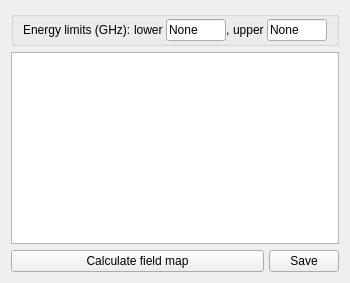
       <widget class="QWidget" name="tab_field1">
        <property name="enabled">
         <bool>true</bool>
        </property>
        <attribute name="title">
         <string>Field map of atom 1</string>
        </attribute>
        <layout class="QVBoxLayout" name="verticalLayout_10" stretch="0,1,0">
         <item>
          <widget class="QGroupBox" name="horizontalGroupBox_4">
           <property name="sizePolicy">
            <sizepolicy hsizetype="Preferred" vsizetype="Preferred">
             <horstretch>0</horstretch>
             <verstretch>0</verstretch>
            </sizepolicy>
           </property>
           <layout class="QHBoxLayout" name="horizontalLayout_18" stretch="0,0,0,0,1">
            <property name="spacing">
             <number>0</number>
            </property>
            <property name="topMargin">
             <number>2</number>
            </property>
            <property name="bottomMargin">
             <number>2</number>
            </property>
            <item>
             <widget class="QLabel" name="label_35">
              <property name="text">
               <string>Energy limits (GHz): </string>
              </property>
             </widget>
            </item>
            <item>
             <layout class="QFormLayout" name="formLayout_31">
              <property name="sizeConstraint">
               <enum>QLayout::SetMinimumSize</enum>
              </property>
              <property name="fieldGrowthPolicy">
               <enum>QFormLayout::ExpandingFieldsGrow</enum>
              </property>
              <property name="labelAlignment">
               <set>Qt::AlignLeading|Qt::AlignLeft|Qt::AlignVCenter</set>
              </property>
              <property name="formAlignment">
               <set>Qt::AlignLeading|Qt::AlignLeft|Qt::AlignTop</set>
              </property>
              <property name="horizontalSpacing">
               <number>0</number>
              </property>
              <property name="verticalSpacing">
               <number>0</number>
              </property>
              <item row="1" column="0">
               <widget class="QLabel" name="label_78">
                <property name="text">
                 <string>lower </string>
                </property>
                <property name="textFormat">
                 <enum>Qt::AutoText</enum>
                </property>
               </widget>
              </item>
              <item row="1" column="1">
               <widget class="QLineEdit" name="lineedit_field1_minE">
                <property name="sizePolicy">
                 <sizepolicy hsizetype="Expanding" vsizetype="Fixed">
                  <horstretch>0</horstretch>
                  <verstretch>0</verstretch>
                 </sizepolicy>
                </property>
                <property name="minimumSize">
                 <size>
                  <width>0</width>
                  <height>0</height>
                 </size>
                </property>
                <property name="maximumSize">
                 <size>
                  <width>60</width>
                  <height>16777215</height>
                 </size>
                </property>
                <property name="text">
                 <string>None</string>
                </property>
               </widget>
              </item>
             </layout>
            </item>
            <item>
             <widget class="QLabel" name="label_79">
              <property name="text">
               <string>, </string>
              </property>
             </widget>
            </item>
            <item>
             <layout class="QFormLayout" name="formLayout_32">
              <property name="sizeConstraint">
               <enum>QLayout::SetMinimumSize</enum>
              </property>
              <property name="fieldGrowthPolicy">
               <enum>QFormLayout::ExpandingFieldsGrow</enum>
              </property>
              <property name="labelAlignment">
               <set>Qt::AlignLeading|Qt::AlignLeft|Qt::AlignVCenter</set>
              </property>
              <property name="formAlignment">
               <set>Qt::AlignLeading|Qt::AlignLeft|Qt::AlignTop</set>
              </property>
              <property name="horizontalSpacing">
               <number>0</number>
              </property>
              <property name="verticalSpacing">
               <number>0</number>
              </property>
              <item row="1" column="0">
               <widget class="QLabel" name="label_80">
                <property name="text">
                 <string>upper </string>
                </property>
                <property name="textFormat">
                 <enum>Qt::AutoText</enum>
                </property>
               </widget>
              </item>
              <item row="1" column="1">
               <widget class="QLineEdit" name="lineedit_field1_maxE">
                <property name="sizePolicy">
                 <sizepolicy hsizetype="Expanding" vsizetype="Fixed">
                  <horstretch>0</horstretch>
                  <verstretch>0</verstretch>
                 </sizepolicy>
                </property>
                <property name="minimumSize">
                 <size>
                  <width>0</width>
                  <height>0</height>
                 </size>
                </property>
                <property name="maximumSize">
                 <size>
                  <width>60</width>
                  <height>16777215</height>
                 </size>
                </property>
                <property name="text">
                 <string>None</string>
                </property>
               </widget>
              </item>
             </layout>
            </item>
            <item>
             <spacer name="horizontalSpacer_4">
              <property name="orientation">
               <enum>Qt::Horizontal</enum>
              </property>
              <property name="sizeType">
               <enum>QSizePolicy::Expanding</enum>
              </property>
              <property name="sizeHint" stdset="0">
               <size>
                <width>0</width>
                <height>20</height>
               </size>
              </property>
             </spacer>
            </item>
           </layout>
          </widget>
         </item>
         <item>
          <widget class="PlotWidget" name="graphicsview_field1_plot">
           <property name="enabled">
            <bool>true</bool>
           </property>
           <property name="sizePolicy">
            <sizepolicy hsizetype="Expanding" vsizetype="Expanding">
             <horstretch>0</horstretch>
             <verstretch>0</verstretch>
            </sizepolicy>
           </property>
          </widget>
         </item>
         <item>
          <layout class="QHBoxLayout" name="horizontalLayout_7">
           <property name="spacing">
            <number>0</number>
           </property>
           <item>
            <widget class="QPushButton" name="pushbutton_field1_calc">
             <property name="sizePolicy">
              <sizepolicy hsizetype="Minimum" vsizetype="Fixed">
               <horstretch>4</horstretch>
               <verstretch>0</verstretch>
              </sizepolicy>
             </property>
             <property name="text">
              <string>Calculate field map</string>
             </property>
            </widget>
           </item>
           <item>
            <spacer name="horizontalSpacer_7">
             <property name="orientation">
              <enum>Qt::Horizontal</enum>
             </property>
             <property name="sizeHint" stdset="0">
              <size>
               <width>5</width>
               <height>20</height>
              </size>
             </property>
            </spacer>
           </item>
           <item>
            <widget class="QPushButton" name="pushbutton_field1_save">
             <property name="sizePolicy">
              <sizepolicy hsizetype="Minimum" vsizetype="Fixed">
               <horstretch>1</horstretch>
               <verstretch>0</verstretch>
              </sizepolicy>
             </property>
             <property name="maximumSize">
              <size>
               <width>70</width>
               <height>16777215</height>
              </size>
             </property>
             <property name="text">
              <string>Save</string>
             </property>
            </widget>
           </item>
          </layout>
         </item>
        </layout>
       </widget>
